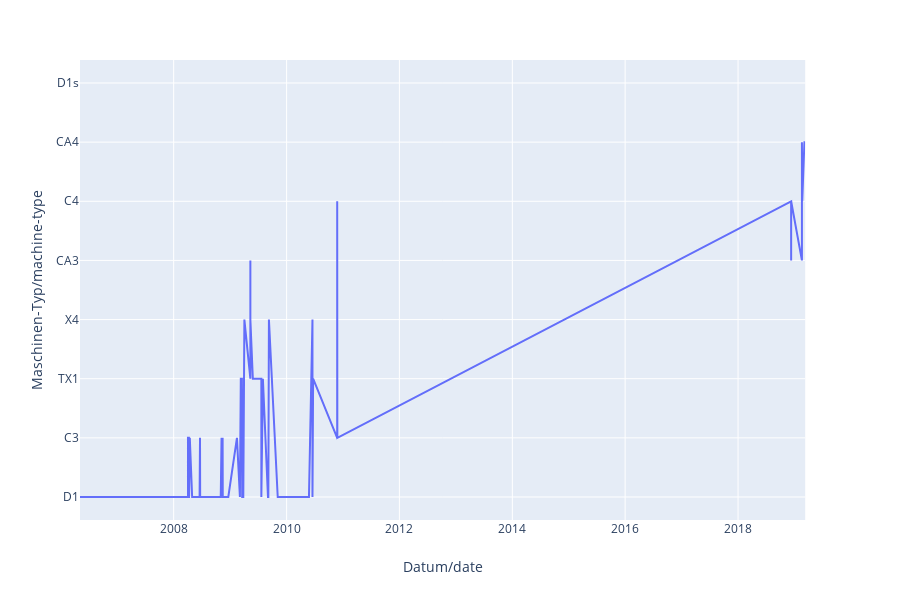

Notebook source saved alongside this figure:
### Code cell
import plotly.express as px
fig=px.line(df_dt_sorted,x='Datum/date',y='Maschinen-Typ/machine-type')
fig.show()

### Figure 1 — Plotly figure (JSON) as saved in the notebook; plotly's stock layout.template omitted (floating-point values rounded to 4 significant figures; data arrays with more than 128 entries replaced by an {"elided": "..."} marker saying what was removed)
{"data": [{"hoverlabel": {"namelength": 0}, "hovertemplate": "Datum/date=%{x}<br>Maschinen-Typ/machine-type=%{y}", "legendgroup": "", "line": {"color": "#636efa", "dash": "solid"}, "mode": "lines", "name": "", "showlegend": false, "type": "scatter", "x": {"elided": "998 str values"}, "xaxis": "x", "y": {"elided": "998 str values"}, "yaxis": "y"}], "layout": {"height": 600, "legend": {"tracegroupgap": 0}, "margin": {"t": 60}, "xaxis": {"anchor": "y", "domain": [0, 0.98], "title": {"text": "Datum/date"}}, "yaxis": {"anchor": "x", "domain": [0, 1], "title": {"text": "Maschinen-Typ/machine-type"}}}}
